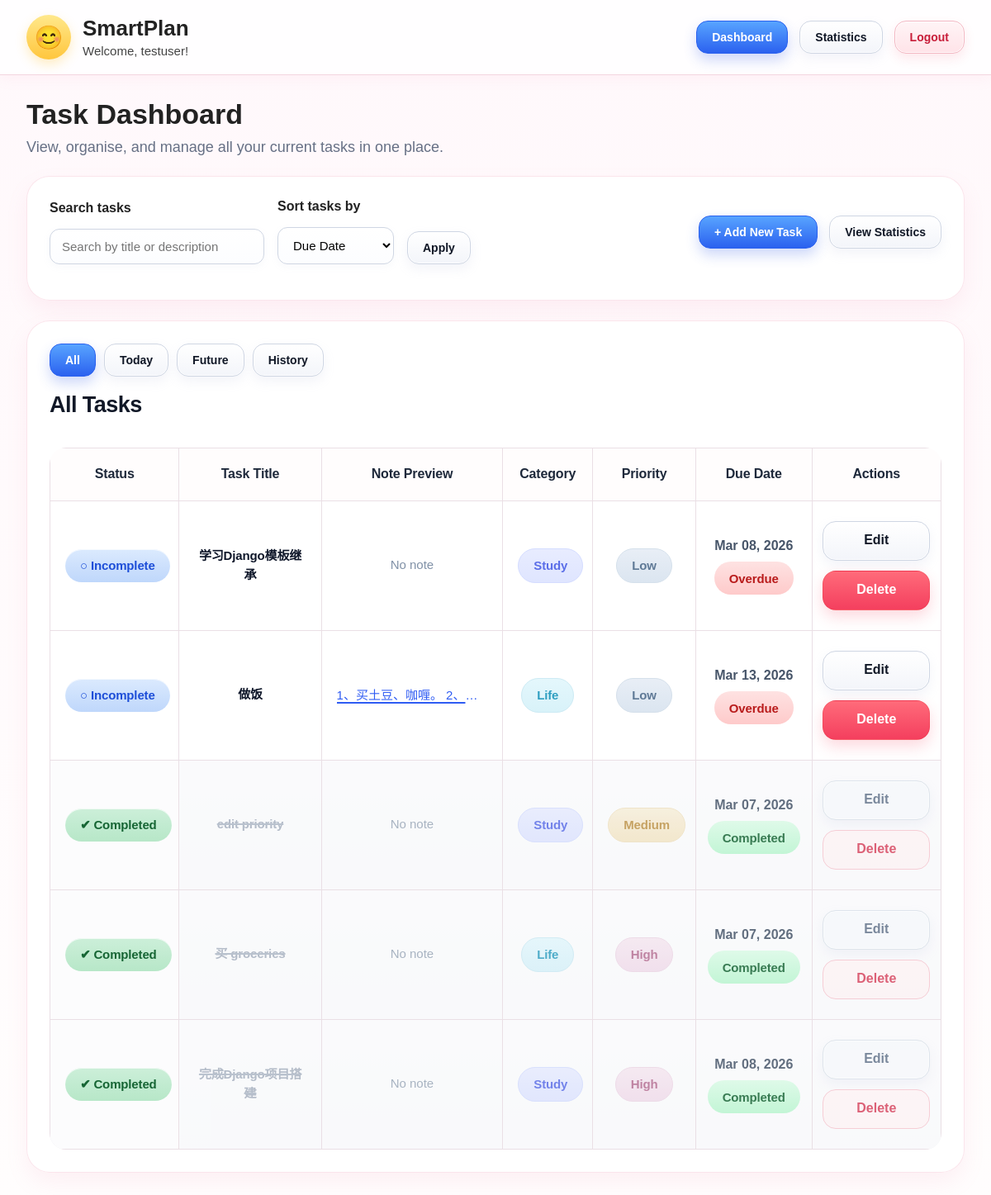
Screenshot of / (signed in) with the database file from the repository.
### task/models.py (models this page shows, shortened)
class Task(models.Model):
    PRIORITY_CHOICES = [
        ('high', 'High'),
        ('medium', 'Medium'),
        ('low', 'Low'),
    ]
    user = models.ForeignKey(User, on_delete=models.CASCADE)
    title = models.CharField(max_length=255)
    description = models.TextField(blank=True)
    due_date = models.DateField(null=True, blank=True)
    created_at = models.DateTimeField(auto_now_add=True)
    completed_at = models.DateTimeField(null=True, blank=True)
    category = models.ForeignKey(Category, on_delete=models.SET_NULL, null=True,blank=True)
    priority = models.CharField(max_length=10, choices=PRIORITY_CHOICES, default='medium')
    status = models.BooleanField(default=False)
    note = models.TextField(blank=True, null=True)

class Category(models.Model):
    name = models.CharField(max_length=100, unique=True)
    color = models.CharField(max_length=7, default='#000000')
    description = models.TextField(blank=True)

### task/views.py (the view, shortened to what this page needs)
# urls.py: path('', views.task_dashboard, name='task_dashboard'),
@login_required
def task_dashboard(request):
    user = request.user
    sort_by = request.GET.get('sort', 'due_date')
    query = request.GET.get('q', '').strip()
    period = request.GET.get('period', 'all')
    status_filter = request.GET.get('status', '').strip().lower()
    category_filter = request.GET.get('category', '').strip()
    priority_filter = request.GET.get('priority', '').strip().lower()
    tasks = Task.objects.filter(user=user)# Ensure users can only access their own tasks (data isolation)
    if query:
        tasks = tasks.filter(
            Q(title__icontains=query) | Q(description__icontains=query)
        )
    today = timezone.localdate()
    soon_limit = today + timedelta(days=3)
    if period == 'today':
        tasks = tasks.filter(due_date=today, status=False)
        period_title = 'Today'
    elif period == 'future':
        tasks = tasks.filter(due_date__gt=today, status=False)
        period_title = 'Future'
    elif period == 'history':
        tasks = tasks.filter(Q(status=True) | Q(due_date__lt=today))
        period_title = 'History'
    else:
        period_title = 'All Tasks'
    if status_filter == 'completed':
        tasks = tasks.filter(status=True)
    elif status_filter == 'pending':
        tasks = tasks.filter(status=False)
    elif status_filter == 'overdue':
        tasks = tasks.filter(
            status=False,
            due_date__isnull=False,
            due_date__lt=today
        )
    if category_filter:
        tasks = tasks.filter(category__name=category_filter)
    if priority_filter in ['high', 'medium', 'low']:
        tasks = tasks.filter(priority=priority_filter)
    if sort_by == 'priority':
        tasks = tasks.annotate(
            priority_order=Case(
                When(priority='high', then=3),
                When(priority='medium', then=2),
                When(priority='low', then=1),
                default=0,
                output_field=IntegerField()
            )
        ).order_by('status', '-priority_order', 'due_date', '-created_at')
    elif sort_by == 'created_at':
        tasks = tasks.order_by('status', '-created_at')
    else:
        tasks = tasks.order_by('status', 'due_date', '-created_at')
    display_tasks = []
    for task in tasks:
        due_state = ''
        due_label = ''
        history_state = ''
        if task.due_date:
            if not task.status and task.due_date < today:
                due_state = 'overdue'
                due_label = 'Overdue'
            elif not task.status and task.due_date == today:
                due_state = 'today'
                due_label = 'Today'
            elif not task.status and task.due_date == today + timedelta(days=1):
                due_state = 'tomorrow'
                due_label = 'Tomorrow'
            elif not task.status and task.due_date <= soon_limit:
                due_state = 'upcoming'
                due_label = 'Upcoming'
            elif not task.status and task.due_date > soon_limit:
                due_state = 'upcoming'
                due_label = 'Upcoming'
            elif task.status:
                due_state = 'done'
                due_label = 'Completed'
        if period == 'history':
            if task.status:
                history_state = 'completed'
            elif task.due_date and task.due_date < today:
                history_state = 'overdue'
        task.due_state = due_state
        task.due_label = due_label
        task.history_state = history_state
        display_tasks.append(task)
    categories = Category.objects.all()
    context = {
        'tasks': display_tasks,
        'categories': categories,
        'current_sort': sort_by,
        'current_query': query,
        'current_period': period,
        'current_status_filter': status_filter,
        'current_category_filter': category_filter,
        'current_priority_filter': priority_filter,
        'period_title': period_title,
        'today': today,
        'user': user
    }
    return render(request, 'task/dashboard.html', context)

### task/templates/task/dashboard.html (shortened to what this page needs)
{% extends 'task/base.html' %}
{% block content %}
<div class="page-header">
    <h2>Task Dashboard</h2>
    <p>View, organise, and manage all your current tasks in one place.</p>
</div>
<div class="content-card">
    <form method="get" class="filter-bar">
        <div class="inline-actions filter-fields">
            <div class="filter-group">
                <label for="q">Search tasks</label>
                <input
                    type="search"
                    id="q"
                    name="q"
                    value="{{ current_query }}"
                    placeholder="Search by title or description"
                    class="search-input"
                >
            </div>
            <div class="filter-group">
                <label for="sort">Sort tasks by</label>
                <select id="sort" name="sort">
                    <option value="due_date" {% if current_sort == 'due_date' %}selected{% endif %}>Due Date</option>
                </select>
            </div>
            <div class="filter-group filter-submit">
                <label>&nbsp;</label>
                <button type="submit" class="btn btn-secondary">Apply</button>
            </div>
        </div>
        <div class="inline-actions top-actions">
            <a href="{% url 'create_task' %}" class="btn btn-primary">+ Add New Task</a>
            <a href="{% url 'stats_page' %}" class="btn btn-secondary">View Statistics</a>
        </div>
    </form>
</div>
<div class="content-card dashboard-section">
    <div class="inline-actions period-tabs">
        <a href="?period=all&sort={{ current_sort }}&q={{ current_query }}"
           class="btn {% if current_period == 'all' %}btn-primary{% else %}btn-secondary{% endif %}">
            All
        </a>
        <a href="?period=today&sort={{ current_sort }}&q={{ current_query }}"
           class="btn {% if current_period == 'today' %}btn-primary{% else %}btn-secondary{% endif %}">
            Today
        </a>
        <a href="?period=future&sort={{ current_sort }}&q={{ current_query }}"
           class="btn {% if current_period == 'future' %}btn-primary{% else %}btn-secondary{% endif %}">
            Future
        </a>
        <a href="?period=history&sort={{ current_sort }}&q={{ current_query }}"
           class="btn {% if current_period == 'history' %}btn-primary{% else %}btn-secondary{% endif %}">
            History
        </a>
    </div>
    <h3 class="section-title">{{ period_title }}</h3>
    <div class="table-wrap">
        <table class="task-table">
            <thead>
                <tr>
                    <th>Status</th>
                    <th>Task Title</th>
                    <th>Note Preview</th>
                    <th>Category</th>
                    <th>Priority</th>
                    <th>Due Date</th>
                    <th>Actions</th>
                </tr>
            </thead>
            <tbody>
            {% if tasks %}
                {% for task in tasks %}
                    <tr id="task-{{ task.id }}" class="task-row {% if task.status %}task-completed{% endif %}">
                        <td>
                            <a href="{% url 'toggle_task_status' task.id %}?next={{ request.get_full_path|urlencode }}%23task-{{ task.id }}"
                               aria-label="Toggle task status">
                                {% if task.status %}
                                    <span class="status-badge status-done">✔ Completed</span>
                                {% else %}
                                    <span class="status-badge status-active">○ Incomplete</span>
                                {% endif %}
                            </a>
                        </td>
                        <td>
                            <span class="{% if task.status %}task-title-completed{% else %}task-title{% endif %}">
                                {{ task.title }}
                            </span>
                        </td>
                        <td class="note-cell">
                            {% if task.note %}
                                <a href="javascript:void(0)"
                                   class="note-link"
                                   data-title="{{ task.title }}"
                                   data-note="{{ task.note|escapejs }}">
                                    {{ task.note|truncatechars:28 }}
                                </a>
                            {% else %}
                                <span class="muted-text">No note</span>
                            {% endif %}
                        </td>
                        <td>
                            {% with cat=task.category.name|default:"None" %}
                                {% if cat == "Study" %}
                                    <span class="category-badge category-badge-study">{{ cat }}</span>
                                {% elif cat == "Work" %}
                                    <span class="category-badge category-badge-work">{{ cat }}</span>
                                {% elif cat == "Life" %}
                                    <span class="category-badge category-badge-life">{{ cat }}</span>
                                {% else %}
                                    <span class="category-badge category-badge-default">{{ cat }}</span>
                                {% endif %}
                            {% endwith %}
                        </td>
                        <td>
                            <span class="priority-badge priority-{{ task.priority }}">
                                {{ task.get_priority_display }}
                            </span>
                        </td>
                        <td>
                            <div class="due-cell">
                                <span class="due-date-text">{{ task.due_date|date:"M d, Y"|default:"None" }}</span>
                                {% if current_period == 'history' %}
                                    {% if task.history_state == 'completed' %}
                                        <span class="history-badge history-badge-completed">Completed</span>
                                    {% elif task.history_state == 'overdue' %}
                                        <span class="history-badge history-badge-overdue">Overdue</span>
                                    {% endif %}
                                {% else %}
                                    {% if task.due_label %}
                                        <span class="due-badge due-badge-{{ task.due_state }}">
                                            {{ task.due_label }}
                                        </span>
                                    {% endif %}
                                {% endif %}
                            </div>
                        </td>
                        <td>
                            <div class="inline-actions task-actions">
                                <a href="{% url 'edit_task' task.id %}" class="btn btn-secondary">Edit</a>
                                <a href="javascript:void(0);"
                                   class="btn btn-danger delete-btn"
                                   data-delete-url="{% url 'delete_task' task.id %}"
                                   data-task-title="{{ task.title|escapejs }}">
                                    Delete
                                </a>
                            </div>
                        </td>
                    </tr>
                {% endfor %}
            {% else %}
                <tr>
                    <td colspan="7" class="empty-cell">No tasks found in this section.</td>
                </tr>
            {% endif %}
            </tbody>
        </table>
    </div>
</div>
{% endblock %}

### task/templates/task/base.html (shortened to what this page needs)
<!DOCTYPE html>
<html lang="en">
<head>
</head>
<body>
    <header class="topbar">
        <div class="topbar-inner">
            <div class="brand" style="display:flex; align-items:center; gap:14px;">
                <div style="
                    width:54px;
                    height:54px;
                    border-radius:50%;
                    display:flex;
                    align-items:center;
                    justify-content:center;
                    font-size:28px;
                    background:linear-gradient(180deg,#ffe88b,#ffc63d);
                    box-shadow:0 6px 14px rgba(255,200,60,0.30);
                ">
                    😊
                </div>
                <div>
                    <h1 style="margin:0;">SmartPlan</h1>
                    {% if user.is_authenticated %}
                        <div class="welcome-text">Welcome, {{ user.username }}!</div>
                    {% endif %}
                </div>
            </div>
            <nav class="nav-links" aria-label="Main navigation">
                {% if user.is_authenticated %}
                    <a href="{% url 'task_dashboard' %}"
                       class="{% if request.path == '/' or '/dashboard/' in request.path %}nav-active{% endif %}">
                        Dashboard
                    </a>
                    <a href="{% url 'stats_page' %}"
                       class="{% if '/stats/' in request.path %}nav-active{% endif %}">
                        Statistics
                    </a>
                    <a href="{% url 'logout' %}" class="nav-danger">
                        Logout
                    </a>
                {% endif %}
            </nav>
        </div>
    </header>
    <main class="page-wrapper">
        {% block content %}{% endblock %}
    </main>
</body>
</html>

### rows the page displays
Task: status "○ Incomplete", title "学习Django模板继承", shows "No note", category "Study", priority "Low", due_date "Mar 08, 2026", due_label "Overdue"
Task: status "○ Incomplete", title "做饭", note "1、买土豆、咖喱。 2、…", category "Life", priority "Low", due_date "Mar 13, 2026", due_label "Overdue"
Task: status "✔ Completed", title "edit priority", shows "No note", category "Study", priority "Medium", due_date "Mar 07, 2026", due_label "Completed"
Task: status "✔ Completed", title "买 groceries", shows "No note", category "Life", priority "High", due_date "Mar 07, 2026", due_label "Completed"
Task: status "✔ Completed", title "完成Django项目搭建", shows "No note", category "Study", priority "High", due_date "Mar 08, 2026", due_label "Completed"

### other values shown
{{ user.username }} "testuser"
{{ period_title }} "All Tasks"
